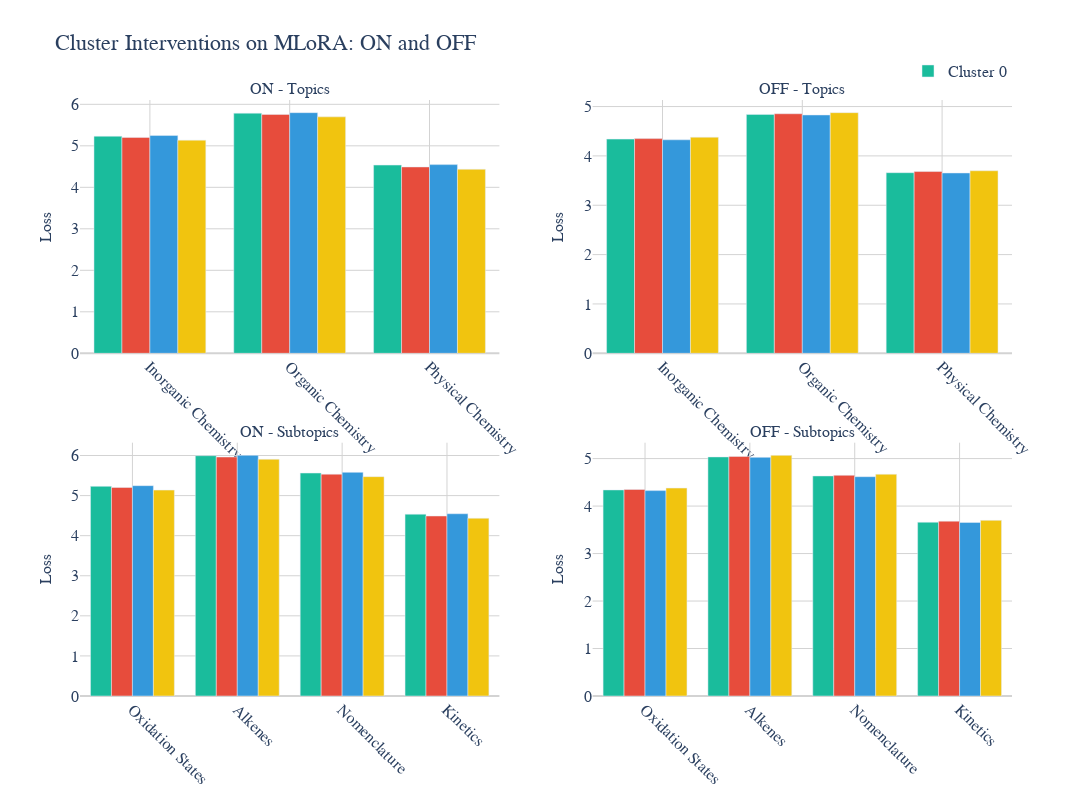

The cell this chart's notebook holds for it:
### Code cell
import plotly
import plotly.graph_objects as go
from plotly.subplots import make_subplots
import numpy as np

data = results_dict

# Create subplots: 2 rows, 2 columns
fig = make_subplots(
    rows=2, cols=2,
    subplot_titles=('ON - Topics', 'OFF - Topics', 'ON - Subtopics', 'OFF - Subtopics'),
    vertical_spacing=0.15,
    horizontal_spacing=0.1
)

# Elegant dark colors
colors = ['#1ABC9C', '#E74C3C', '#3498DB', '#F1C40F']

# Plot ON Topics (top left)
for i, cluster_data in enumerate(data['ON']):
    topics = list(cluster_data['topic_losses'].keys())
    values = [round(val, 3) for val in cluster_data['topic_losses'].values()]
    
    fig.add_trace(
        go.Bar(
            x=topics,
            y=values,
            name=f'Cluster {i}',
            marker_color=colors[i],
            showlegend=(i == 0)  # Only show legend for first set
        ),
        row=1, col=1
    )

# Plot OFF Topics (top right)
for i, cluster_data in enumerate(data['OFF']):
    topics = list(cluster_data['topic_losses'].keys())
    values = [round(val, 3) for val in cluster_data['topic_losses'].values()]
    
    fig.add_trace(
        go.Bar(
            x=topics,
            y=values,
            name=f'Cluster {i}',
            marker_color=colors[i],
            showlegend=False
        ),
        row=1, col=2
    )

# Plot ON Subtopics (bottom left)
for i, cluster_data in enumerate(data['ON']):
    subtopics = list(cluster_data['subtopic_losses'].keys())
    values = [round(val, 3) for val in cluster_data['subtopic_losses'].values()]
    
    fig.add_trace(
        go.Bar(
            x=subtopics,
            y=values,
            name=f'Cluster {i}',
            marker_color=colors[i],
            showlegend=False
        ),
        row=2, col=1
    )

# Plot OFF Subtopics (bottom right)
for i, cluster_data in enumerate(data['OFF']):
    subtopics = list(cluster_data['subtopic_losses'].keys())
    values = [round(val, 3) for val in cluster_data['subtopic_losses'].values()]
    
    fig.add_trace(
        go.Bar(
            x=subtopics,
            y=values,
            name=f'Cluster {i}',
            marker_color=colors[i],
            showlegend=False
        ),
        row=2, col=2
    )

# Update layout
fig.update_layout(
    title='Cluster Interventions on MLoRA: ON and OFF',
    height=800,
    width=1200,
    barmode='group',
    font=dict(
        family="Computer Modern",
        size=16
    ),
    plot_bgcolor='white',
    paper_bgcolor='white',
    legend=dict(
        orientation="h",
        yanchor="bottom",
        y=1.02,
        xanchor="right",
        x=1,
        font=dict(size=16)
    )
)

# Update y-axes labels
fig.update_yaxes(
    title_text="Loss",
    row=1, col=1,
    gridcolor='lightgray',
    zerolinecolor='lightgray',
    title_font=dict(size=16),
    tickfont=dict(size=16)
)
fig.update_yaxes(
    title_text="Loss",
    row=1, col=2,
    gridcolor='lightgray',
    zerolinecolor='lightgray',
    title_font=dict(size=16),
    tickfont=dict(size=16)
)
fig.update_yaxes(
    title_text="Loss",
    row=2, col=1,
    gridcolor='lightgray',
    zerolinecolor='lightgray',
    title_font=dict(size=16),
    tickfont=dict(size=16)
)
fig.update_yaxes(
    title_text="Loss",
    row=2, col=2,
    gridcolor='lightgray',
    zerolinecolor='lightgray',
    title_font=dict(size=16),
    tickfont=dict(size=16)
)

# Update x-axes
for i in range(1, 3):
    for j in range(1, 3):
        fig.update_xaxes(
            tickangle=45,
            gridcolor='lightgray',
            zerolinecolor='lightgray',
            row=i, col=j,
            tickfont=dict(size=16)
        )

# Update subplot titles
fig.update_annotations(font_size=16)

fig.update_layout(
    width=1200,
    height=800,
)

# Show the plot
fig.show()

### Figure 1 — Plotly figure (JSON) as saved in the notebook; plotly's stock layout.template omitted (floating-point values rounded to 4 significant figures)
{"data": [{"marker": {"color": "#1ABC9C"}, "name": "Cluster 0", "showlegend": true, "type": "bar", "x": ["Inorganic Chemistry", "Organic Chemistry", "Physical Chemistry"], "xaxis": "x", "y": [5.231, 5.787, 4.536], "yaxis": "y"}, {"marker": {"color": "#E74C3C"}, "name": "Cluster 1", "showlegend": false, "type": "bar", "x": ["Inorganic Chemistry", "Organic Chemistry", "Physical Chemistry"], "xaxis": "x", "y": [5.203, 5.757, 4.491], "yaxis": "y"}, {"marker": {"color": "#3498DB"}, "name": "Cluster 2", "showlegend": false, "type": "bar", "x": ["Inorganic Chemistry", "Organic Chemistry", "Physical Chemistry"], "xaxis": "x", "y": [5.248, 5.799, 4.547], "yaxis": "y"}, {"marker": {"color": "#F1C40F"}, "name": "Cluster 3", "showlegend": false, "type": "bar", "x": ["Inorganic Chemistry", "Organic Chemistry", "Physical Chemistry"], "xaxis": "x", "y": [5.137, 5.698, 4.435], "yaxis": "y"}, {"marker": {"color": "#1ABC9C"}, "name": "Cluster 0", "showlegend": false, "type": "bar", "x": ["Inorganic Chemistry", "Organic Chemistry", "Physical Chemistry"], "xaxis": "x2", "y": [4.34, 4.841, 3.66], "yaxis": "y2"}, {"marker": {"color": "#E74C3C"}, "name": "Cluster 1", "showlegend": false, "type": "bar", "x": ["Inorganic Chemistry", "Organic Chemistry", "Physical Chemistry"], "xaxis": "x2", "y": [4.35, 4.854, 3.683], "yaxis": "y2"}, {"marker": {"color": "#3498DB"}, "name": "Cluster 2", "showlegend": false, "type": "bar", "x": ["Inorganic Chemistry", "Organic Chemistry", "Physical Chemistry"], "xaxis": "x2", "y": [4.326, 4.829, 3.654], "yaxis": "y2"}, {"marker": {"color": "#F1C40F"}, "name": "Cluster 3", "showlegend": false, "type": "bar", "x": ["Inorganic Chemistry", "Organic Chemistry", "Physical Chemistry"], "xaxis": "x2", "y": [4.379, 4.876, 3.699], "yaxis": "y2"}, {"marker": {"color": "#1ABC9C"}, "name": "Cluster 0", "showlegend": false, "type": "bar", "x": ["Oxidation States", "Alkenes", "Nomenclature", "Kinetics"], "xaxis": "x3", "y": [5.231, 5.996, 5.563, 4.536], "yaxis": "y3"}, {"marker": {"color": "#E74C3C"}, "name": "Cluster 1", "showlegend": false, "type": "bar", "x": ["Oxidation States", "Alkenes", "Nomenclature", "Kinetics"], "xaxis": "x3", "y": [5.203, 5.963, 5.535, 4.491], "yaxis": "y3"}, {"marker": {"color": "#3498DB"}, "name": "Cluster 2", "showlegend": false, "type": "bar", "x": ["Oxidation States", "Alkenes", "Nomenclature", "Kinetics"], "xaxis": "x3", "y": [5.248, 6.004, 5.58, 4.547], "yaxis": "y3"}, {"marker": {"color": "#F1C40F"}, "name": "Cluster 3", "showlegend": false, "type": "bar", "x": ["Oxidation States", "Alkenes", "Nomenclature", "Kinetics"], "xaxis": "x3", "y": [5.137, 5.907, 5.473, 4.435], "yaxis": "y3"}, {"marker": {"color": "#1ABC9C"}, "name": "Cluster 0", "showlegend": false, "type": "bar", "x": ["Oxidation States", "Alkenes", "Nomenclature", "Kinetics"], "xaxis": "x4", "y": [4.34, 5.035, 4.634, 3.66], "yaxis": "y4"}, {"marker": {"color": "#E74C3C"}, "name": "Cluster 1", "showlegend": false, "type": "bar", "x": ["Oxidation States", "Alkenes", "Nomenclature", "Kinetics"], "xaxis": "x4", "y": [4.35, 5.046, 4.648, 3.683], "yaxis": "y4"}, {"marker": {"color": "#3498DB"}, "name": "Cluster 2", "showlegend": false, "type": "bar", "x": ["Oxidation States", "Alkenes", "Nomenclature", "Kinetics"], "xaxis": "x4", "y": [4.326, 5.026, 4.619, 3.654], "yaxis": "y4"}, {"marker": {"color": "#F1C40F"}, "name": "Cluster 3", "showlegend": false, "type": "bar", "x": ["Oxidation States", "Alkenes", "Nomenclature", "Kinetics"], "xaxis": "x4", "y": [4.379, 5.068, 4.671, 3.699], "yaxis": "y4"}], "layout": {"annotations": [{"font": {"size": 16}, "showarrow": false, "text": "ON - Topics", "x": 0.225, "xanchor": "center", "xref": "paper", "y": 1, "yanchor": "bottom", "yref": "paper"}, {"font": {"size": 16}, "showarrow": false, "text": "OFF - Topics", "x": 0.775, "xanchor": "center", "xref": "paper", "y": 1, "yanchor": "bottom", "yref": "paper"}, {"font": {"size": 16}, "showarrow": false, "text": "ON - Subtopics", "x": 0.225, "xanchor": "center", "xref": "paper", "y": 0.425, "yanchor": "bottom", "yref": "paper"}, {"font": {"size": 16}, "showarrow": false, "text": "OFF - Subtopics", "x": 0.775, "xanchor": "center", "xref": "paper", "y": 0.425, "yanchor": "bottom", "yref": "paper"}], "barmode": "group", "font": {"family": "Computer Modern", "size": 16}, "height": 800, "legend": {"font": {"size": 16}, "orientation": "h", "x": 1, "xanchor": "right", "y": 1.02, "yanchor": "bottom"}, "paper_bgcolor": "white", "plot_bgcolor": "white", "title": {"text": "Cluster Interventions on MLoRA: ON and OFF"}, "width": 1200, "xaxis": {"anchor": "y", "domain": [0, 0.45], "gridcolor": "lightgray", "tickangle": 45, "tickfont": {"size": 16}, "zerolinecolor": "lightgray"}, "xaxis2": {"anchor": "y2", "domain": [0.55, 1], "gridcolor": "lightgray", "tickangle": 45, "tickfont": {"size": 16}, "zerolinecolor": "lightgray"}, "xaxis3": {"anchor": "y3", "domain": [0, 0.45], "gridcolor": "lightgray", "tickangle": 45, "tickfont": {"size": 16}, "zerolinecolor": "lightgray"}, "xaxis4": {"anchor": "y4", "domain": [0.55, 1], "gridcolor": "lightgray", "tickangle": 45, "tickfont": {"size": 16}, "zerolinecolor": "lightgray"}, "yaxis": {"anchor": "x", "domain": [0.575, 1], "gridcolor": "lightgray", "tickfont": {"size": 16}, "title": {"font": {"size": 16}, "text": "Loss"}, "zerolinecolor": "lightgray"}, "yaxis2": {"anchor": "x2", "domain": [0.575, 1], "gridcolor": "lightgray", "tickfont": {"size": 16}, "title": {"font": {"size": 16}, "text": "Loss"}, "zerolinecolor": "lightgray"}, "yaxis3": {"anchor": "x3", "domain": [0, 0.425], "gridcolor": "lightgray", "tickfont": {"size": 16}, "title": {"font": {"size": 16}, "text": "Loss"}, "zerolinecolor": "lightgray"}, "yaxis4": {"anchor": "x4", "domain": [0, 0.425], "gridcolor": "lightgray", "tickfont": {"size": 16}, "title": {"font": {"size": 16}, "text": "Loss"}, "zerolinecolor": "lightgray"}}}
